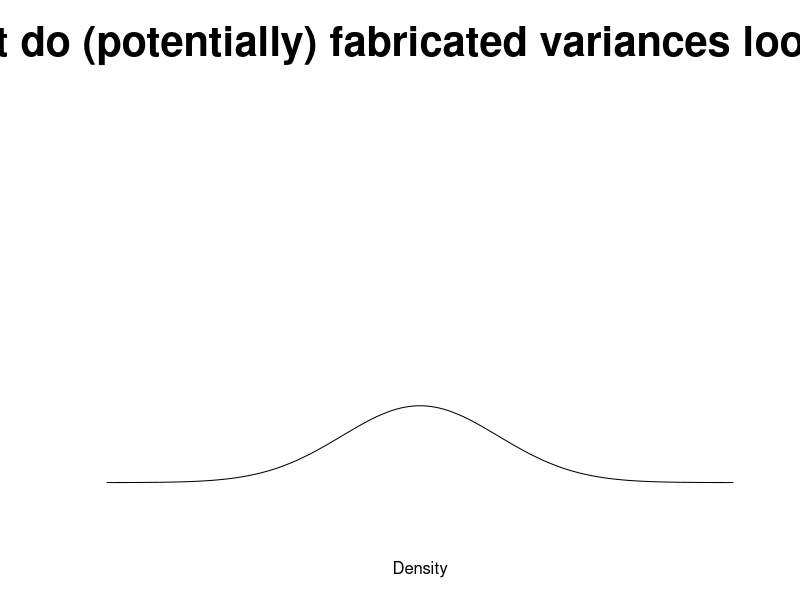
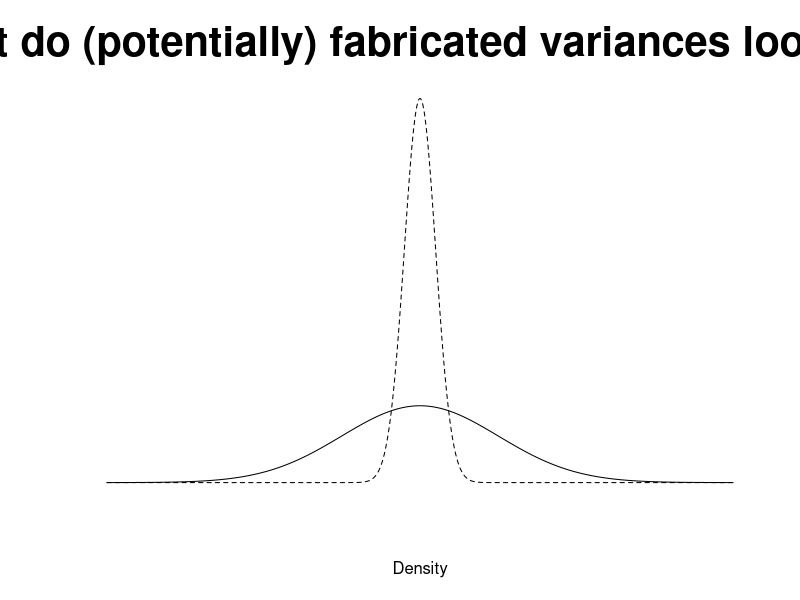
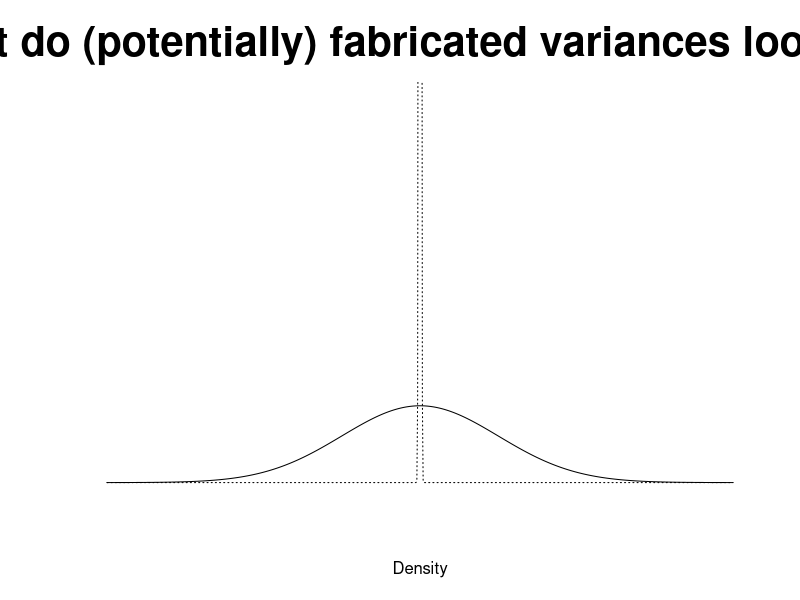
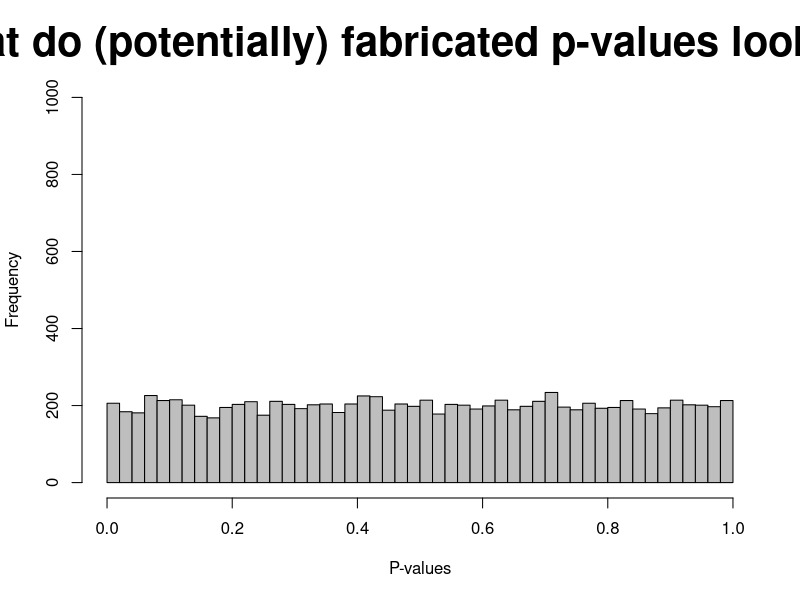
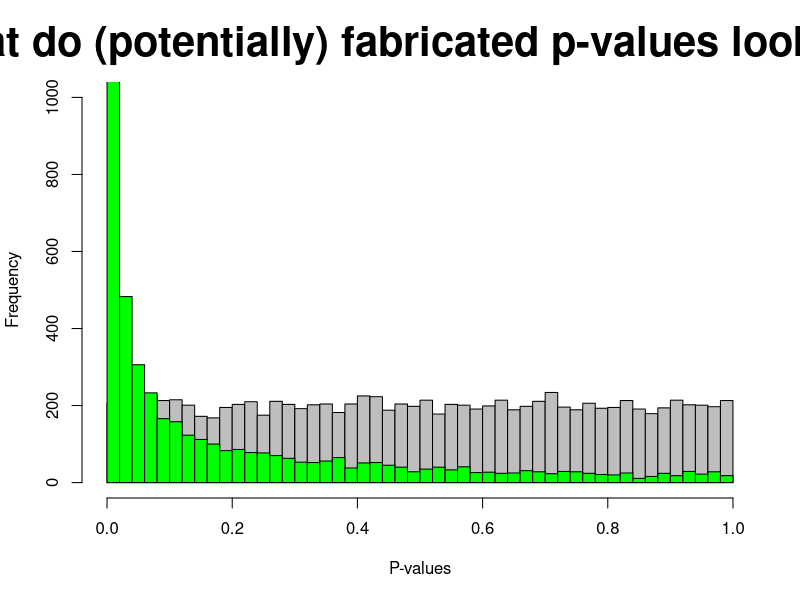
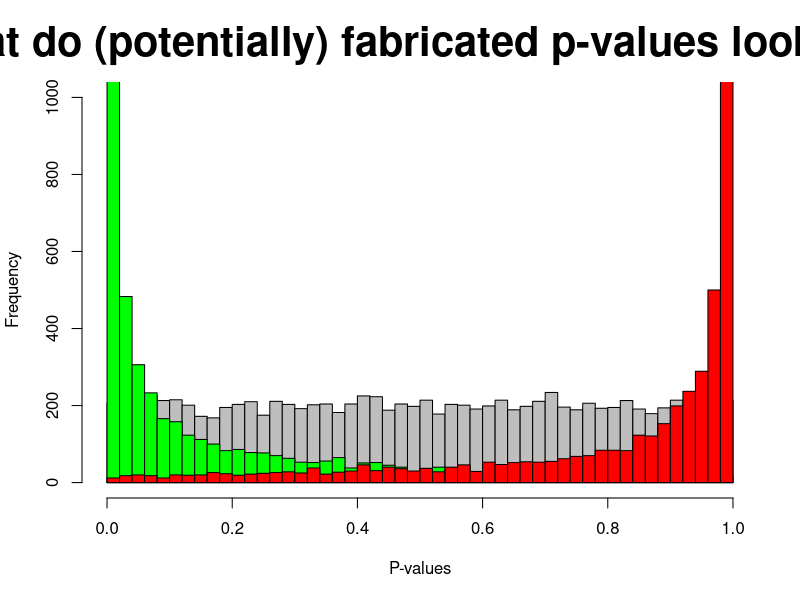

Here is the R script that generated these plots, in order: (Note: this script raises an error after producing the figures.)
iter <- 10000

folder <- '2015_2016/20160529 aps/'

# variances ---------------------------------------------------------------

png(sprintf('%sfig1.png', folder), width = 900, height = 600)
plot(dnorm(x = seq(-4, 4, .01), 0, 1), type = 'l', 
     ylim = c(0, 2), bty = 'n',
     xaxt = 'n', yaxt = 'n',
     xlab = 'Density', ylab = '',
     main = 'What do (potentially) fabricated variances look like?', cex.main = 2.5)

png(sprintf('%sfig2.png', folder), width = 900, height = 600)
plot(dnorm(x = seq(-4, 4, .01), 0, 1), type = 'l', 
     ylim = c(0, 2), bty = 'n',
     xaxt = 'n', yaxt = 'n',
     xlab = 'Density', ylab = '',
     main = 'What do (potentially) fabricated variances look like?', cex.main = 2.5)
lines(dnorm(x = seq(-4, 4, .01), 0, .2), type = 'l', lty = 2)

png(sprintf('%sfig3.png', folder), width = 900, height = 600)
plot(dnorm(x = seq(-4, 4, .01), 0, 1), type = 'l', 
     ylim = c(0, 2), bty = 'n',
     xaxt = 'n', yaxt = 'n',
     xlab = 'Density', ylab = '',
     main = 'What do (potentially) fabricated variances look like?', cex.main = 2.5)
# lines(dnorm(x = seq(-4, 4, .01), 0, .2), type = 'l', lty = 2)
lines(dnorm(x = seq(-4, 4, .01), 0, .01), type = 'l', lty = 3)


# p-values ----------------------------------------------------------------

uniform <- runif(iter, 0, 1)
genuine <- rbeta(iter, .1, 1)
fabricated <- rbeta(iter, 1, .1)

png(sprintf('%sfig4.png', folder), width = 900, height = 600)
hist(uniform, breaks = 50, col = 'grey', ylim = c(0, 1000),
     xlab = 'P-values', main = 'What do (potentially) fabricated p-values look like?', cex.main = 2.5)

png(sprintf('%sfig5.png', folder), width = 900, height = 600)
hist(uniform, breaks = 50, col = 'grey', ylim = c(0, 1000),
     xlab = 'P-values', main = 'What do (potentially) fabricated p-values look like?', cex.main = 2.5)
hist(genuine, breaks = 50, col = 'green', add = TRUE)

png(sprintf('%sfig6.png', folder), width = 900, height = 600)
hist(uniform, breaks = 50, col = 'grey', ylim = c(0, 1000),
     xlab = 'P-values', main = 'What do (potentially) fabricated p-values look like?', cex.main = 2.5)
hist(genuine, breaks = 50, col = 'green', add = TRUE)
hist(fabricated, breaks = 50, col = 'red', add = TRUE)

dev.off()
dev.off()
dev.off()
dev.off()
dev.off()
dev.off()
dev.off()
dev.off()
dev.off()
dev.off()
dev.off()
dev.off()
dev.off()
dev.off()
dev.off()
dev.off()
dev.off()
